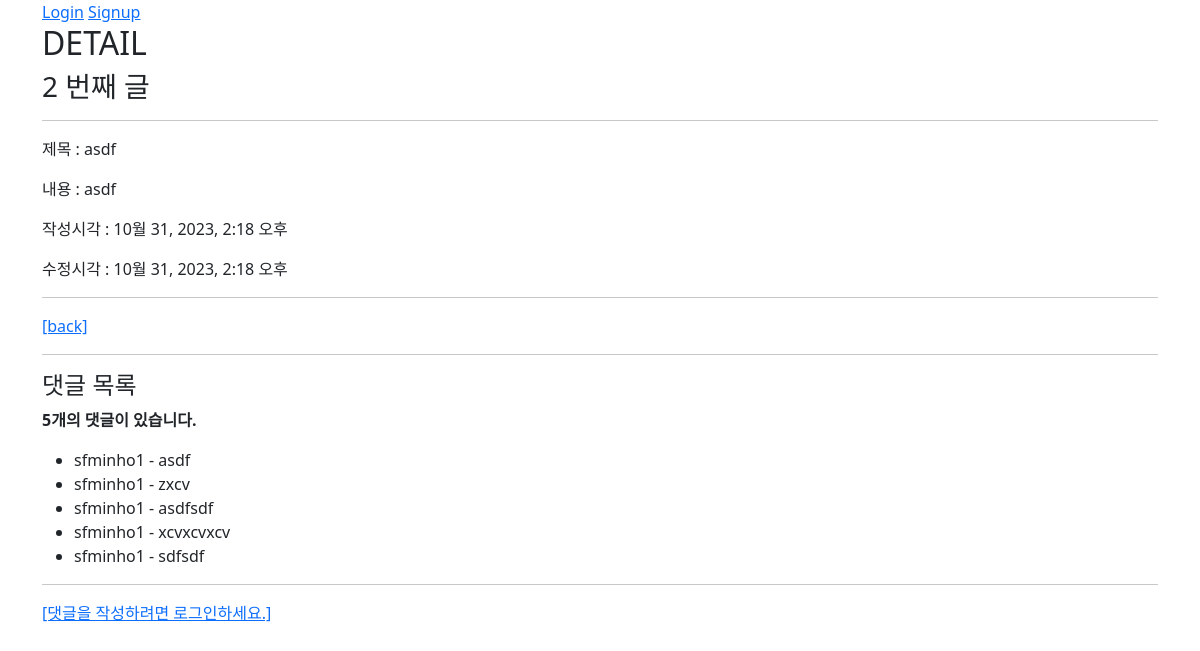
Page /articles/2/ on the committed database.
### articles/models.py (models this page shows, shortened)
class Article(models.Model):
    user = models.ForeignKey(settings.AUTH_USER_MODEL, on_delete=models.CASCADE)
    like_users = models.ManyToManyField(settings.AUTH_USER_MODEL, related_name='like_articles')
    title = models.CharField(max_length=10)
    content = models.TextField()
    created_at = models.DateTimeField(auto_now_add=True)
    updated_at = models.DateTimeField(auto_now=True)

class Comment(models.Model):
    article = models.ForeignKey(Article, on_delete=models.CASCADE)
    user = models.ForeignKey(settings.AUTH_USER_MODEL, on_delete=models.CASCADE)
    content = models.CharField(max_length=200)
    created_at = models.DateTimeField(auto_now_add=True)
    updated_at = models.DateTimeField(auto_now=True)

### accounts/models.py (models this page shows)
class User(AbstractUser):
    followings = models.ManyToManyField('self', symmetrical=False, related_name='followers')

### articles/views.py (the view)
# urls.py: path('<int:pk>/', views.detail, name='detail'),
@require_safe
def detail(request, pk):
    article = get_object_or_404(Article, pk=pk)
    comment_form = CommentForm()
    comments = article.comment_set.all()
    context = {
        'article': article,
        'comment_form': comment_form,
        'comments': comments,
    }
    return render(request, 'articles/detail.html', context)

### articles/templates/articles/detail.html (shortened to what this page needs)
{% extends 'base.html' %}
{% block content %}
  <h2>DETAIL</h2>
  <h3>{{ article.pk }} 번째 글</h3>
  <hr>
  <p>제목 : {{ article.title }}</p>
  <p>내용 : {{ article.content }}</p>
  <p>작성시각 : {{ article.created_at }}</p>
  <p>수정시각 : {{ article.updated_at }}</p>
  <hr>
  <a href="{% url 'articles:index' %}">[back]</a>
  <hr>
  <h4 id="comments">댓글 목록</h4>
  {% if comments %}
    <p><b id="comment-count">{{ comments|length }}개의 댓글이 있습니다.</b></p>
  {% endif %}
  <ul id="comment-list">
    {% for comment in comments %}
      <li id="comment-{{ comment.pk }}" data-comment-pk="{{ comment.pk }}">
        {{ comment.user }} - <span> {{ comment.content }} </span>
      </li>
    {% endfor %}
  </ul>
  <hr>
  {% if request.user.is_authenticated %}
    <form id="comment-form">
      {% csrf_token %}
      {{ comment_form }}
      <input type="submit">
    </form>
  {% else %}
    <a href="{% url 'accounts:login' %}">[댓글을 작성하려면 로그인하세요.]</a>
  {% endif %}
{% endblock content %}

### templates/base.html (shortened to what this page needs)
<!DOCTYPE html>
<html lang="en">
<head>
  <link href="https://cdn.jsdelivr.net/npm/bootstrap@5.1.0/dist/css/bootstrap.min.css" rel="stylesheet">
</head>
<body>
  <div class="container">
    {% if request.user.is_authenticated %}
      <h3>Hello, {{ user.username }}</h3>
      <a href="{% url 'accounts:profile' user.username %}">내 프로필</a>
      <a href="{% url 'accounts:update' %}">회원정보수정</a>
      <form action="{% url 'accounts:logout' %}" method="POST">
        {% csrf_token %}
        <input type="submit" value="Logout">
      </form>
      <form action="{% url 'accounts:delete' %}" method="POST">
        {% csrf_token %}
        <input type="submit" value="회원탈퇴">
      </form>
    {% else %}
      <a href="{% url 'accounts:login' %}">Login</a>
      <a href="{% url 'accounts:signup' %}">Signup</a>
    {% endif %}
    {% block content %}
    {% endblock content %}
  </div>
</body>
</html>

### rows in the picture
Article: pk "2", title "asdf", content "asdf", created_at "10월 31, 2023, 2:18 오후", updated_at "10월 31, 2023, 2:18 오후"
Comment: user "sfminho1", content "asdf"
Comment: user "sfminho1", content "zxcv"
Comment: user "sfminho1", content "asdfsdf"
Comment: user "sfminho1", content "xcvxcvxcv"
Comment: user "sfminho1", content "sdfsdf"

### other values in the picture
{{ comments|length }} "5"
